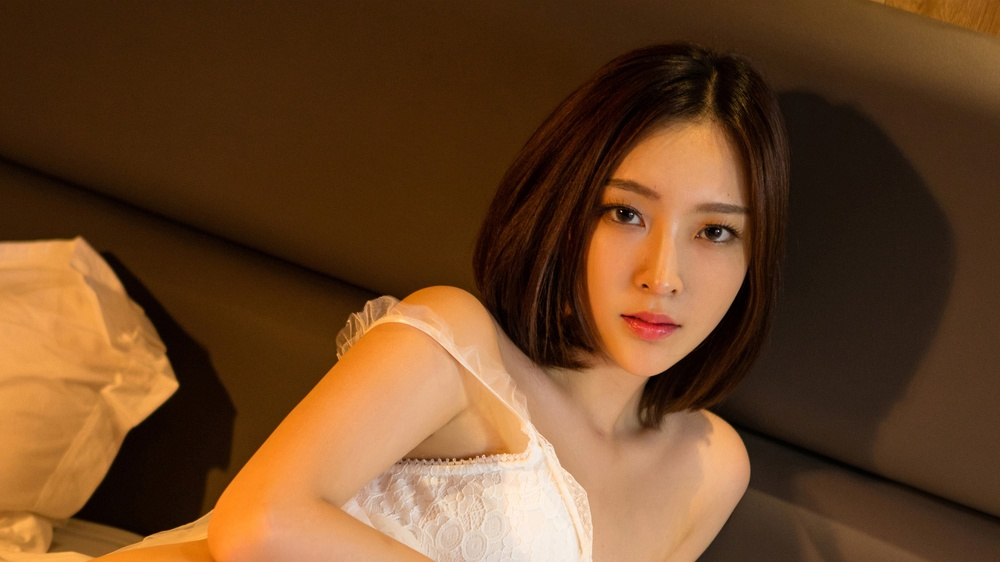
#> input picture opencv/images/8841.jpg, 1000 x 562 px, shrunk from 1920 x 1080 before the run
$ python threshold.py
#> lines starting #> are read from the running program, lines starting #| are printed output that depends on the picture
#!/usr/bin/python3
# -*- coding: utf-8 -*-
# Copyright (C) 2022 #
# @Time    : 2023/1/5 23:12
# @Author  : TaoistQu
# @Email   : qulei_20180331@163.com
# @File    : threshold.py
# @Software: PyCharm
# description:
import numpy as np
import os
import cv2

path = os.path.abspath('../images')
img = cv2.imread(os.path.join(path, '8841.jpg'))
#> img is the input picture: shape (562, 1000, 3); mean B, G, R 38, 69.2, 106.4
gray = cv2.cvtColor(img, cv2.COLOR_BGR2GRAY)
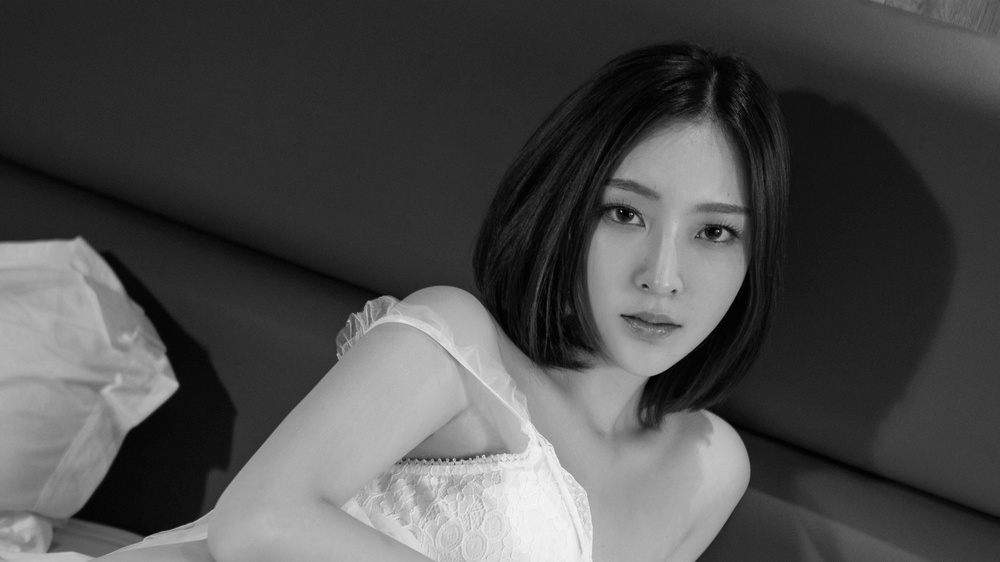
#> gray: shape (562, 1000); min 0, max 245, mean 76.8

#返回两个结果，一个阈值，另一个处理后的图片
#ret, dst = cv2.threshold(gray, 80, 255, cv2.THRESH_BINARY)
#ret, dst = cv2.threshold(gray, 80, 255, cv2.THRESH_BINARY_INV)
ret, dst = cv2.threshold(gray, 80, 255, cv2.THRESH_TRUNC)
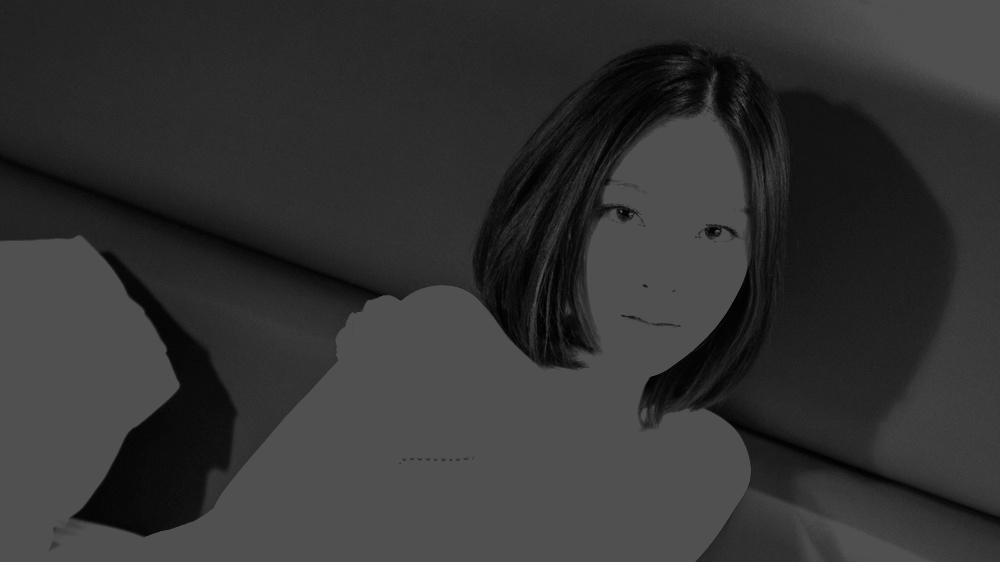
#> dst: shape (562, 1000); min 0, max 80, mean 51.1
cv2.imshow('dog', np.hstack((gray, dst)))
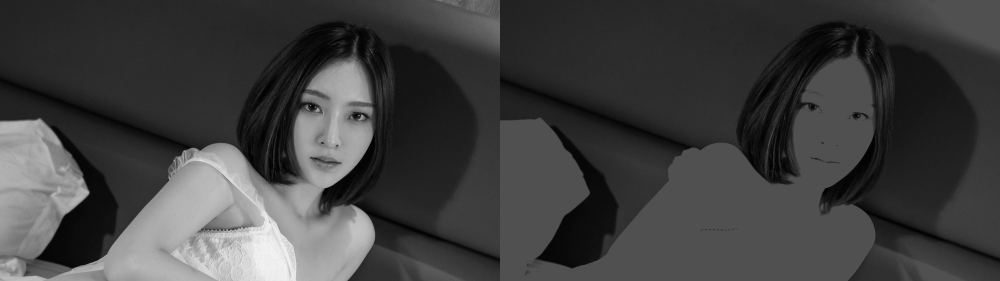
#> window 'dog': shape (562, 2000) (shown at 1/2 size); min 0, max 245, mean 64
cv2.waitKey(0)
cv2.destroyAllWindows()

$ run again, with opencv/images/dog.jpeg copied over opencv/images/8841.jpg
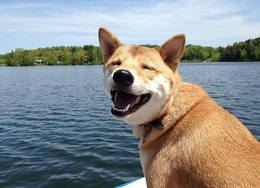
#> input picture opencv/images/dog.jpeg, 260 x 188 px, shrunk from 499 x 360 before the run
#> img is the input picture: shape (188, 260, 3); mean B, G, R 141, 141.9, 139.7
#> `ret, dst = cv2.threshold(gray, 80, 255, cv2.THRESH_TRUNC)`:
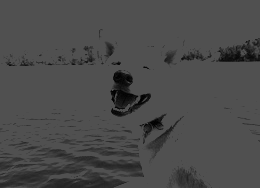
#> dst: shape (188, 260); min 0, max 80, mean 74.5
#> `cv2.imshow('dog', np.hstack((gray, dst)))`:
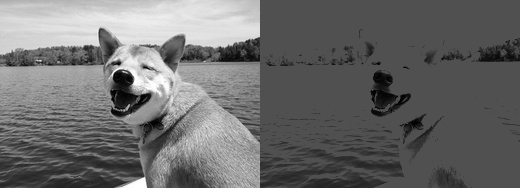
#> window 'dog': shape (188, 520); min 0, max 255, mean 107.8
